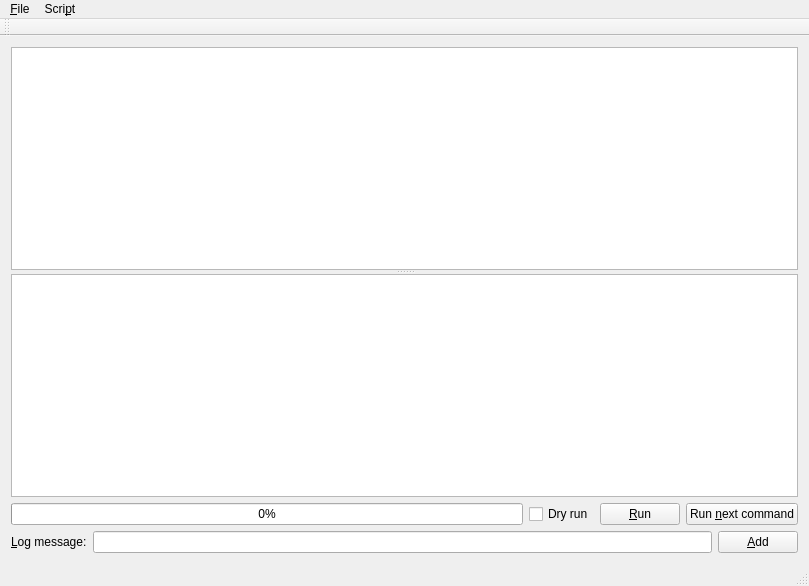
<?xml version="1.0" encoding="UTF-8"?>
<ui version="4.0">
 <class>MainWindow</class>
 <widget class="QMainWindow" name="MainWindow">
  <property name="geometry">
   <rect>
    <x>0</x>
    <y>0</y>
    <width>809</width>
    <height>586</height>
   </rect>
  </property>
  <property name="windowTitle">
   <string>Strip Test Runner</string>
  </property>
  <widget class="QWidget" name="centralWidget">
   <layout class="QVBoxLayout" name="verticalLayout">
    <item>
     <widget class="QSplitter" name="splitter">
      <property name="orientation">
       <enum>Qt::Vertical</enum>
      </property>
      <widget class="QTableView" name="commandView">
       <property name="statusTip">
        <string>Sequence of commands to be sent to the Strip electronics</string>
       </property>
       <property name="alternatingRowColors">
        <bool>true</bool>
       </property>
      </widget>
      <widget class="QTextEdit" name="logMessageBrowser">
       <property name="statusTip">
        <string>Message pane</string>
       </property>
       <property name="html">
        <string>&lt;!DOCTYPE HTML PUBLIC &quot;-//W3C//DTD HTML 4.0//EN&quot; &quot;http://www.w3.org/TR/REC-html40/strict.dtd&quot;&gt;
&lt;html&gt;&lt;head&gt;&lt;meta name=&quot;qrichtext&quot; content=&quot;1&quot; /&gt;&lt;style type=&quot;text/css&quot;&gt;
p, li { white-space: pre-wrap; }
&lt;/style&gt;&lt;/head&gt;&lt;body style=&quot; font-family:'Noto Sans'; font-size:10pt; font-weight:400; font-style:normal;&quot;&gt;
&lt;p style=&quot;-qt-paragraph-type:empty; margin-top:0px; margin-bottom:0px; margin-left:0px; margin-right:0px; -qt-block-indent:0; text-indent:0px;&quot;&gt;&lt;br /&gt;&lt;/p&gt;&lt;/body&gt;&lt;/html&gt;</string>
       </property>
      </widget>
     </widget>
    </item>
    <item>
     <layout class="QHBoxLayout" name="horizontalLayout">
      <item>
       <widget class="QProgressBar" name="progressBar">
        <property name="statusTip">
         <string>Progress status of the execution of the commands</string>
        </property>
        <property name="value">
         <number>0</number>
        </property>
       </widget>
      </item>
      <item>
       <widget class="QCheckBox" name="dryRunCheckBox">
        <property name="statusTip">
         <string>Do not send commands to the server, only simulate their execution</string>
        </property>
        <property name="text">
         <string>Dry run</string>
        </property>
       </widget>
      </item>
      <item>
       <widget class="QPushButton" name="runButton">
        <property name="statusTip">
         <string>Run the sequence of commands</string>
        </property>
        <property name="text">
         <string>&amp;Run</string>
        </property>
       </widget>
      </item>
      <item>
       <widget class="QPushButton" name="runNextButton">
        <property name="statusTip">
         <string>Run the next available command and then stop</string>
        </property>
        <property name="text">
         <string>Run &amp;next command</string>
        </property>
       </widget>
      </item>
     </layout>
    </item>
    <item>
     <layout class="QHBoxLayout" name="horizontalLayout_2">
      <item>
       <widget class="QLabel" name="logMessageLabel">
        <property name="text">
         <string>&amp;Log message:</string>
        </property>
        <property name="buddy">
         <cstring>logMessageEdit</cstring>
        </property>
       </widget>
      </item>
      <item>
       <widget class="QLineEdit" name="logMessageEdit">
        <property name="statusTip">
         <string>Text to be saved as a log message</string>
        </property>
       </widget>
      </item>
      <item>
       <widget class="QPushButton" name="addLogMessageButton">
        <property name="statusTip">
         <string>Save a new log message</string>
        </property>
        <property name="text">
         <string>&amp;Add</string>
        </property>
       </widget>
      </item>
     </layout>
    </item>
   </layout>
  </widget>
  <widget class="QMenuBar" name="menuBar">
   <property name="geometry">
    <rect>
     <x>0</x>
     <y>0</y>
     <width>809</width>
     <height>30</height>
    </rect>
   </property>
   <widget class="QMenu" name="menu_File">
    <property name="title">
     <string>&amp;File</string>
    </property>
    <addaction name="action_load"/>
    <addaction name="action_save"/>
    <addaction name="separator"/>
    <addaction name="action_quit"/>
   </widget>
   <widget class="QMenu" name="menu_Script">
    <property name="title">
     <string>Scri&amp;pt</string>
    </property>
    <addaction name="action_run"/>
    <addaction name="action_run_next_command"/>
    <addaction name="action_pause"/>
    <addaction name="action_stop"/>
    <addaction name="separator"/>
    <addaction name="action_reset_connection"/>
    <addaction name="separator"/>
    <addaction name="action_set_delay"/>
   </widget>
   <addaction name="menu_File"/>
   <addaction name="menu_Script"/>
  </widget>
  <widget class="QToolBar" name="mainToolBar">
   <attribute name="toolBarArea">
    <enum>TopToolBarArea</enum>
   </attribute>
   <attribute name="toolBarBreak">
    <bool>false</bool>
   </attribute>
  </widget>
  <widget class="QStatusBar" name="statusBar"/>
  <action name="action_load">
   <property name="text">
    <string>&amp;Load…</string>
   </property>
   <property name="shortcut">
    <string>Ctrl+O</string>
   </property>
  </action>
  <action name="action_quit">
   <property name="text">
    <string>&amp;Quit</string>
   </property>
   <property name="shortcut">
    <string>Ctrl+Q</string>
   </property>
  </action>
  <action name="action_run">
   <property name="text">
    <string>&amp;Run</string>
   </property>
   <property name="shortcut">
    <string>Ctrl+R</string>
   </property>
  </action>
  <action name="action_pause">
   <property name="text">
    <string>&amp;Pause</string>
   </property>
  </action>
  <action name="action_stop">
   <property name="text">
    <string>&amp;Stop</string>
   </property>
  </action>
  <action name="action_run_next_command">
   <property name="text">
    <string>Run &amp;next command</string>
   </property>
   <property name="shortcut">
    <string>Ctrl+Shift+R</string>
   </property>
  </action>
  <action name="action_save">
   <property name="text">
    <string>&amp;Save as…</string>
   </property>
   <property name="shortcut">
    <string>Ctrl+S</string>
   </property>
  </action>
  <action name="action_set_delay">
   <property name="text">
    <string>Set &amp;delay…</string>
   </property>
  </action>
  <action name="action_reset_connection">
   <property name="text">
    <string>Reset connection…</string>
   </property>
   <property name="toolTip">
    <string>Clear all the internal caches and re-establish a connection with the server</string>
   </property>
  </action>
 </widget>
 <layoutdefault spacing="6" margin="11"/>
 <tabstops>
  <tabstop>commandView</tabstop>
  <tabstop>logMessageBrowser</tabstop>
  <tabstop>dryRunCheckBox</tabstop>
  <tabstop>runButton</tabstop>
  <tabstop>runNextButton</tabstop>
  <tabstop>logMessageEdit</tabstop>
  <tabstop>addLogMessageButton</tabstop>
 </tabstops>
 <resources/>
 <connections/>
</ui>
